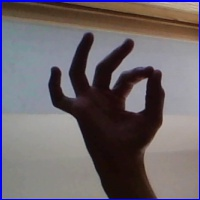
#> input picture images/asl_alphabet_test/F_test.jpg, 200 x 200 px
$ python -i skin_detector.py   (imports and definitions only)
#> lines starting #> are read from the running program, lines starting #| are printed output that depends on the picture; after the words box and inside, x2 and y2 are one past the last pixel; in counts of white or black regions, pixels touching at a corner belong together
#> further down, picture is the input picture: shape (200, 200, 3); mean B, G, R 106, 100.8, 108.5
import cv2
import numpy as np

def apply_skin_color_detection(image):
  # HSV color
  image_HSV = cv2.cvtColor(image, cv2.COLOR_BGR2HSV)
#> image_HSV: shape (200, 200, 3); mean H, S, V 67.6, 69.6, 119.1
  HSV = cv2.inRange(image_HSV, (0, 15, 0), (17,170,255))
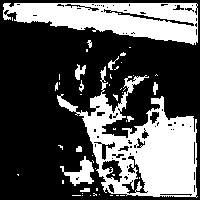
#> HSV: shape (200, 200); 34% white; 50 white regions (38 under 20 px), largest, box (x1, y1, x2, y2) and area: (57, 66, 198, 198) 7612, (3, 3, 198, 45) 5047, (60, 156, 94, 186) 420
  HSV = cv2.morphologyEx(HSV, cv2.MORPH_OPEN, np.ones((3,3), np.uint8))
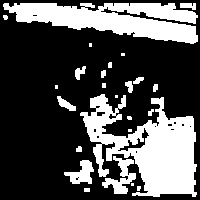
#> HSV: shape (200, 200); 31.2% white; 25 white regions (8 under 20 px), largest, box (x1, y1, x2, y2) and area: (80, 94, 197, 197) 6145, (3, 3, 198, 44) 4688, (102, 156, 136, 194) 527

  # YCrCb color
  image_YCrCb = cv2.cvtColor(image, cv2.COLOR_BGR2YCrCb)
#> image_YCrCb: shape (200, 200, 3); mean of channels 0, 1, 2 103.7, 131.4, 129.3
  YCrCb = cv2.inRange(image_YCrCb, (0, 135, 85), (255,180,135))
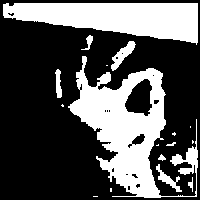
#> YCrCb: shape (200, 200); 33.4% white; 17 white regions (8 under 20 px), largest, box (x1, y1, x2, y2) and area: (68, 56, 198, 198) 7227, (3, 3, 198, 45) 5290, (111, 41, 136, 71) 284
  YCrCb = cv2.morphologyEx(YCrCb, cv2.MORPH_OPEN, np.ones((3,3), np.uint8))
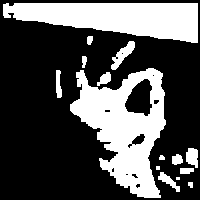
#> YCrCb: shape (200, 200); 32.4% white; 15 white regions (2 under 20 px), largest, box (x1, y1, x2, y2) and area: (70, 68, 166, 198) 6449, (3, 3, 198, 43) 5279, (111, 41, 135, 70) 278

  # Merge skin detection (YCbCr and hsv)
  merged = cv2.bitwise_and(YCrCb,HSV)
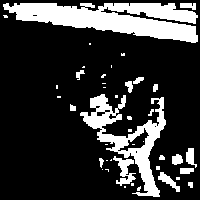
#> merged: shape (200, 200); 21.1% white; 42 white regions (25 under 20 px), largest, box (x1, y1, x2, y2) and area: (3, 3, 198, 43) 4519, (80, 94, 166, 197) 2556, (113, 156, 136, 186) 303
  merged = cv2.medianBlur(merged,3)
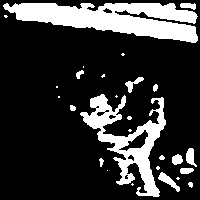
#> merged: shape (200, 200); 20.8% white; 27 white regions (13 under 20 px), largest, box (x1, y1, x2, y2) and area: (3, 3, 198, 43) 4530, (80, 94, 166, 197) 2899, (158, 172, 180, 192) 154
  merged = cv2.morphologyEx(merged, cv2.MORPH_OPEN, np.ones((4,4), np.uint8))
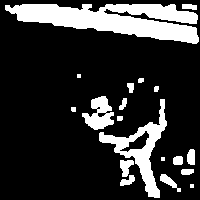
#> merged: shape (200, 200); 19.4% white; 19 white regions (3 under 20 px), largest, box (x1, y1, x2, y2) and area: (5, 4, 199, 44) 4486, (99, 99, 167, 198) 1666, (82, 96, 114, 130) 623

  HSV_converted = cv2.bitwise_not(HSV)
  YCrCb_converted = cv2.bitwise_not(YCrCb)
  merged_converted = cv2.bitwise_not(merged)

  return HSV_converted, YCrCb_converted, merged_converted

>>> import cv2
>>> picture = cv2.imread('images/asl_alphabet_test/F_test.jpg')
>>> result = apply_skin_color_detection(picture)
